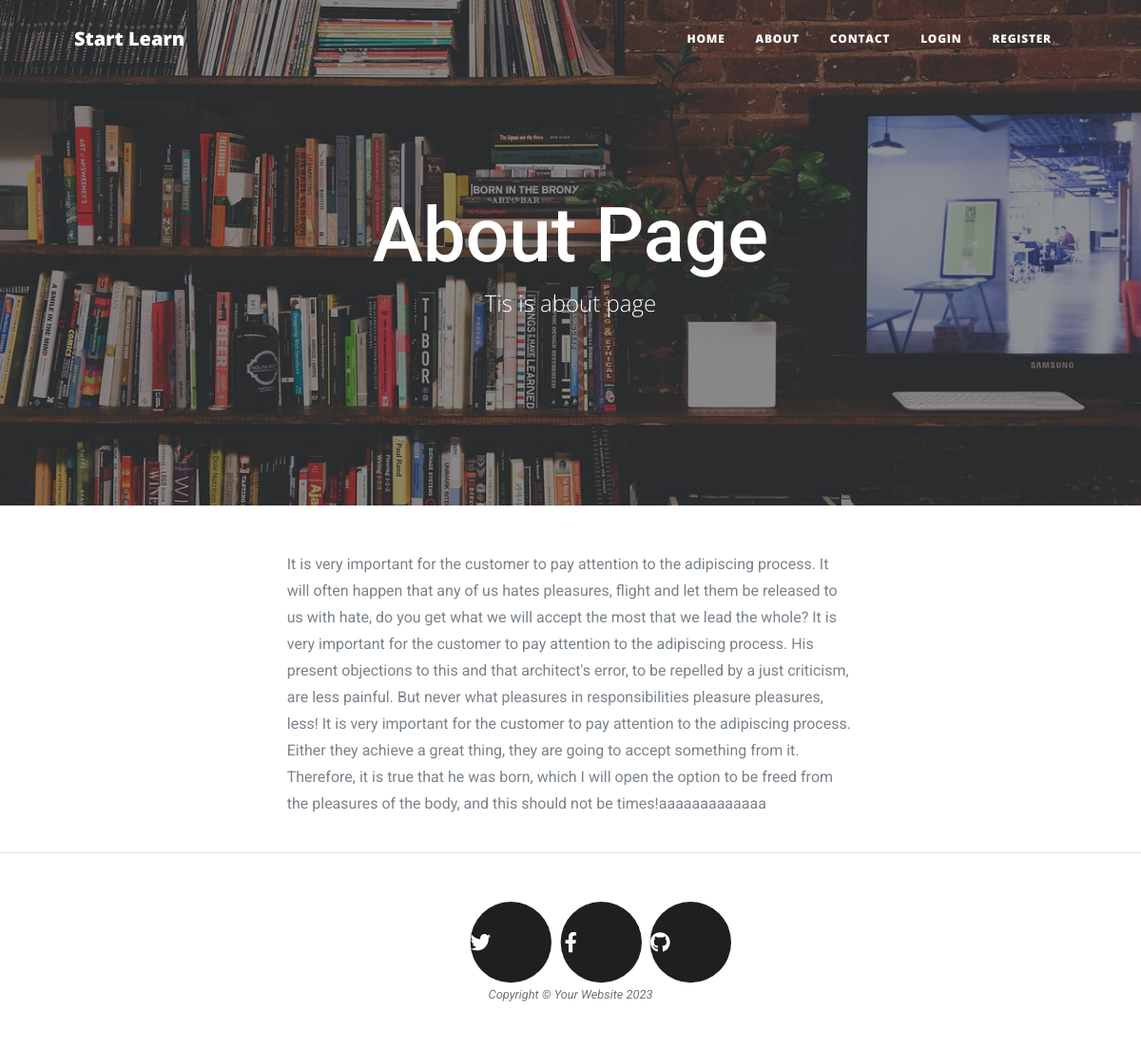
The page /about/ on the database its author committed.
### blog/models.py (models this page shows, shortened)
class PageBase(models.Model):
    title = models.CharField( max_length=150)
    sub_title = models.CharField( max_length=250)
    bg_image = models.ImageField( upload_to='images/%Y%m%d', validators=[validate_image_dimensions])
    created_at = models.DateTimeField(auto_now_add=True)
    updated_at = models.DateTimeField( auto_now=True)
    class Meta:
        abstract = True

class AboutPage(PageBase):
    description = models.TextField()

### blog/views.py (the view)
# urls.py: path('about/',views.about, name='about'),
def about(request):
    page = AboutPage.objects.all()[0]
    context ={'page':page}
    return render(request, 'blog/about.html', context)

### blog/templates/blog/about.html (shortened to what this page needs)
{% extends "base.html" %}
{% load static %}
{% block content %}
    <main class="mb-4">
        <div class="container px-4 px-lg-5">
            <div class="row gx-4 gx-lg-5 justify-content-center">
                <div class="col-md-10 col-lg-8 col-xl-7">
                    <p>{{page.description}}</p>
                </div>
            </div>
        </div>
    </main>
{% endblock content %}

### templates/includes/header.html
{% load static %}
{% if page.bg_image %}
    <header style="background-image:url('{{page.bg_image.url}}')" class="masthead" >
{% else %}
    <header style="background-image:url('{% static 'assets/img/home-bg.jpg' %}" class="masthead" >
{% endif %}
        <div class="container position-relative px-4 px-lg-5">
            <div class="row gx-4 gx-lg-5 justify-content-center">
                <div class="col-md-10 col-lg-8 col-xl-7">
                    <div class="site-heading">
                        <h1 class="text-white">{{page.title|default:"Clean Blog"}}</h1>
                        <span class="subheading ">{{page.sub_title|default:"A Blog Theme by Start Bootstrap"}}</span>
                    </div>
                </div>
            </div>
        </div>
    </header>

### rows shown on the page
AboutPage: bg_image (picture), title "About Page", sub_title "Tis is about page", description "It is very important for the customer to pay attention to the adipiscing process. It will often happen that any of us hates pleasures, flight and let them be released to us with hate, do you get what we will accept the most that we lead the whole? It is very important for the customer to pay attention to the adipiscing process. His present objections to this and that architect's error, to be repelled by a just criticism, are less painful. But never what pleasures in responsibilities pleasure pleasures, less! It is very important for the customer to pay attention to the adipiscing process. Either they achieve a great thing, they are going to accept something from it. Therefore, it is true…"
